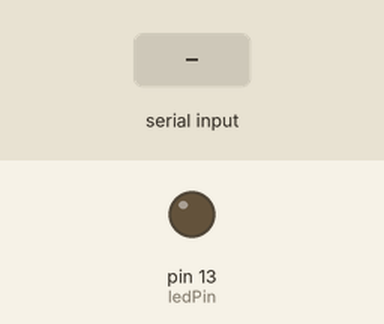
This sketch was run on a simulated Arduino Uno, built with avr-gcc and run on an emulated ATmega328P. Parts: output pins drawn as LEDs (lit = HIGH). The inputs (shaded band) are chosen by the test bench.

Above: at 1.2 s.
1.3 s: byte 1 (1) received over Serial
At 2.0 s:
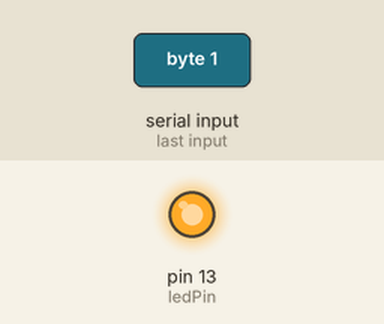
Timing chart, 0 to 4.3 s (numbered marks = the images above; inputs shaded):
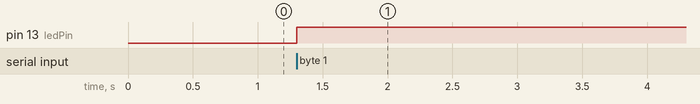

Measured:
- after the input at 1.3 s, pin 13 (ledPin): LOW → HIGH at once

The sketch:

04_LED.ino
```cpp
/*
This allows Max to control the LED on pin 13 by sending 0 or 1 to the Arduino
by patching the output of a toggle button to the input of a serial object.
A [metro] object is included to recreate the constant blinking of the LED
(the "hello world" of the Arduino).
*/

const int ledPin = 13;      // the pin that the LED is attached to
int maxData = 0;            // byte sent from Max

void setup()
  {
    Serial.begin(9600);        // opens serial port, sets data rate to 9600 bps
    pinMode(ledPin, OUTPUT);   // set pin 13 as an output pin
  }

void loop()
  {
    while(Serial.available() > 0) {   // as long as there is data in the serial buffer ...
      maxData = Serial.read();        // ... read the data and set the variable maxData to that byte

    if(maxData == 1)digitalWrite(ledPin, HIGH);   // turn led on if Max sent a 1
    if(maxData == 0)digitalWrite(ledPin, LOW);    // turn led off if Max sent a 0
    }
  }
```
